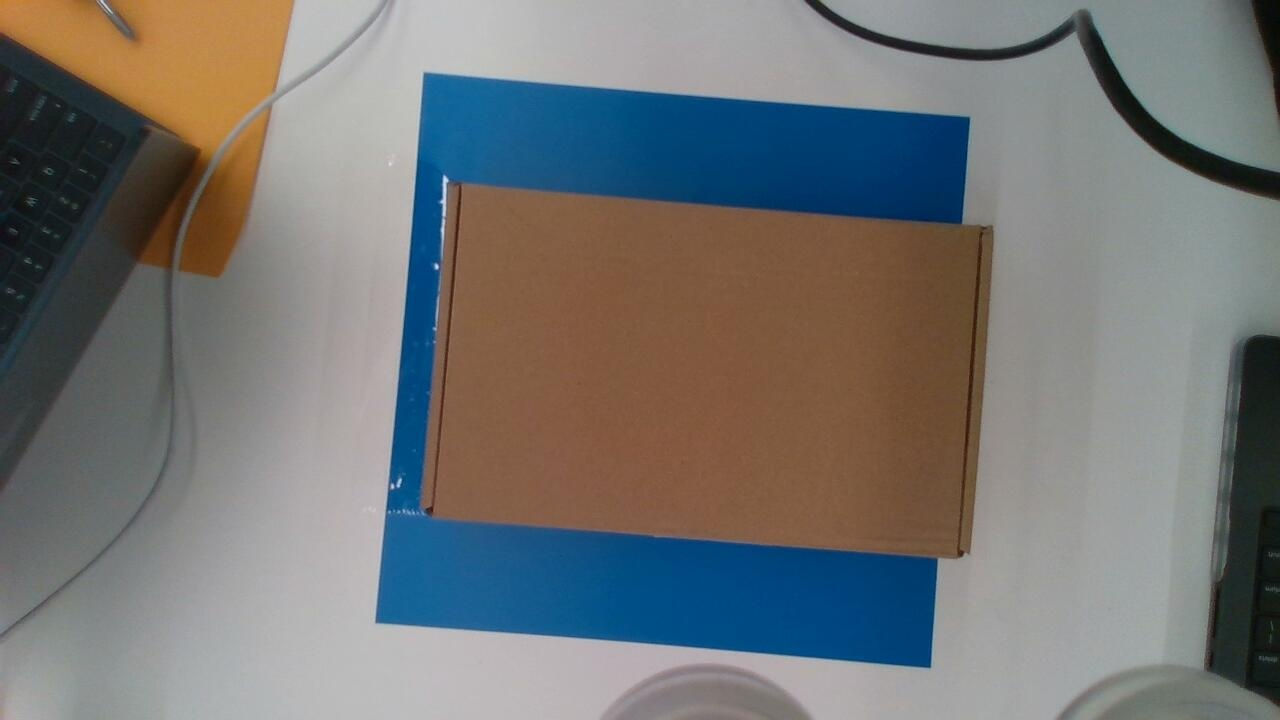
#> input picture reference/box-center.jpg, 1280 x 720 px
$ python -i grip_check.py   (imports and definitions only)
#> lines starting #> are read from the running program, lines starting #| are printed output that depends on the picture
#> further down, picture is the input picture: shape (720, 1280, 3); mean B, G, R 116.2, 116.9, 115.7
"""Grip confirmation with the wrist camera (the vacuum gripper's is_holding_something is not reliable).

The camera is fixed to the arm next to the suction cup, looking down.
  1. photo at the box top, suction on   (frame A: mostly box top, close up)
  2. lift straight up                    (frame B)
If the box is held, it rises with the camera: B looks like A. If not, the camera moved away from the
box: it looks smaller, more table/blue sheet shows, and B differs a lot from A.

  python grip_check.py A.jpg B.jpg      score two saved photos (no robot)
"""
import sys
from pathlib import Path

import cv2
import numpy as np
from viam.components.camera import Camera
from viam.robot.client import RobotClient

from robot import CAMERA

CAPTURES = Path(__file__).parent / "captures"
HELD_MIN_SIMILARITY = 0.6  # fallback only (correlation is unreliable on plain cardboard)
HELD_MIN_SCALE = 0.85      # held: things stay the same size (~1.0); not held: the camera moved ~8 cm away (~0.6)
MIN_MATCHES = 12
SIZE = (160, 90)           # compare small, blurred grayscale images: robust to noise and small vibrations


# [4 lines not run here, left out]


def _prep(bgr: np.ndarray) -> np.ndarray:
    g = cv2.cvtColor(cv2.resize(bgr, SIZE, interpolation=cv2.INTER_AREA), cv2.COLOR_BGR2GRAY).astype(np.float32)
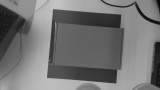
#> g: shape (90, 160) float32; min 10, max 195, mean 116.4
    # ignore the bottom strip: the suction cups themselves are always in view there
    g = g[: int(SIZE[1] * 0.8)]
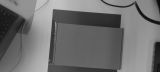
#> g: shape (72, 160) float32; min 10, max 195, mean 111.7
    return cv2.GaussianBlur(g, (5, 5), 0)
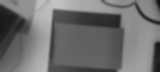
#> returned value: shape (72, 160) float32; min 12.23, max 194.2, mean 111.8


def similarity(a: np.ndarray, b: np.ndarray) -> float:
    """Pearson correlation of the two prepared images, -1..1 (1 = identical up to brightness)."""
    x, y = _prep(a).ravel(), _prep(b).ravel()
    x, y = x - x.mean(), y - y.mean()
    d = float(np.sqrt((x @ x) * (y @ y)))
    return float(x @ y / d) if d > 1e-6 else 0.0


def scale_change(a: np.ndarray, b: np.ndarray) -> float | None:
    """How much bigger/smaller things look in b than in a (1.0 = same size), from matched features.
    None if there aren't enough matches to tell."""
    ga = cv2.cvtColor(cv2.resize(a, (640, 360)), cv2.COLOR_BGR2GRAY)[:290]  # skip the suction cups at the bottom
    gb = cv2.cvtColor(cv2.resize(b, (640, 360)), cv2.COLOR_BGR2GRAY)[:290]
    orb = cv2.ORB_create(1500)
    ka, da = orb.detectAndCompute(ga, None)
    kb, db = orb.detectAndCompute(gb, None)
    if da is None or db is None:
        return None
    matches = cv2.BFMatcher(cv2.NORM_HAMMING, crossCheck=True).match(da, db)
    if len(matches) < MIN_MATCHES:
        return None
    pa = np.float32([ka[m.queryIdx].pt for m in matches])
    pb = np.float32([kb[m.trainIdx].pt for m in matches])
    M, inliers = cv2.estimateAffinePartial2D(pa, pb, method=cv2.RANSAC, ransacReprojThreshold=4.0)
    if M is None or inliers is None or int(inliers.sum()) < MIN_MATCHES:
        return None
    return float(np.hypot(M[0, 0], M[1, 0]))


def judge(before: np.ndarray, after: np.ndarray, tag: str = "grip") -> tuple[bool, float]:
    """(held?, score). Score = size change between the photos (1.0 = held); falls back to image similarity
    if there's too little texture to match. Saves both photos side by side to captures/<tag>.jpg."""
    scale = scale_change(before, after)
    if scale is not None:
        score, held, how = scale, scale >= HELD_MIN_SCALE, "size"
    else:
        score = similarity(before, after)
        held, how = score >= HELD_MIN_SIMILARITY, "similarity"
    CAPTURES.mkdir(exist_ok=True)
    side = np.hstack([cv2.resize(before, (640, 360)), cv2.resize(after, (640, 360))])
    cv2.putText(side, f"at box top | after lift: {how} {score:.2f} -> {'HELD' if held else 'NOT held'}",
                (10, 30), cv2.FONT_HERSHEY_SIMPLEX, 0.8, (0, 0, 255), 2)
    cv2.imwrite(str(CAPTURES / f"{tag}.jpg"), side)
    return held, score


# [3 lines not run here, left out]

>>> import cv2
>>> picture = cv2.imread('reference/box-center.jpg')
>>> result = _prep(picture)
